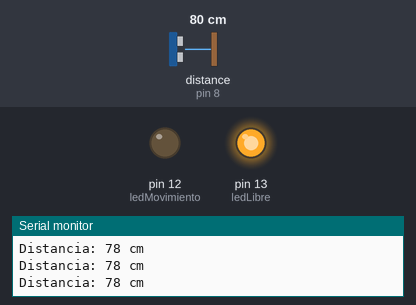
Simulated run of this sketch. Board: Arduino Uno, built with avr-gcc and run on an emulated ATmega328P. Shown: output pins drawn as LEDs (lit = HIGH), the last lines printed to the serial monitor. Wiring (inferred from the names in the program): ultrasonic range finder: trigger pin 9; echo pin 8. The test bench sets the inputs (shaded band); at power-on: distance to the obstacle (sensor on pin 8) 80 cm. The echo pulse lasts 58.3 µs per cm; pins used as bus, display or sensor lines are not drawn.

Above: at 1.2 s.
1.3 s: distance to the obstacle (sensor on pin 8) set to 18 cm
2.8 s: distance to the obstacle (sensor on pin 8) set to 13 cm
At 3.8 s:
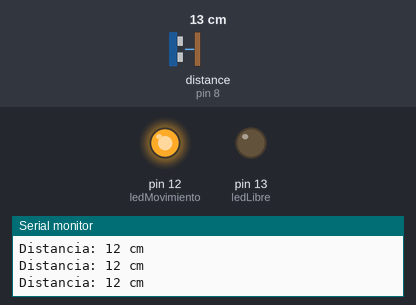
4.3 s: distance to the obstacle (sensor on pin 8) set to 35 cm
At 5.5 s:
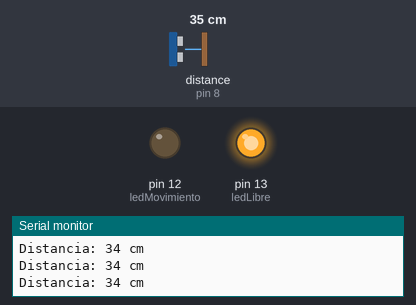
5.8 s: distance to the obstacle (sensor on pin 8) set to 12 cm
At 7.1 s:
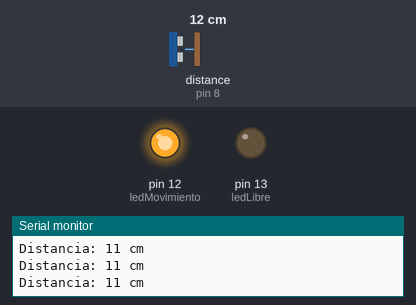
Timing chart, 0 to 8.3 s (numbered marks = the images above; inputs shaded):
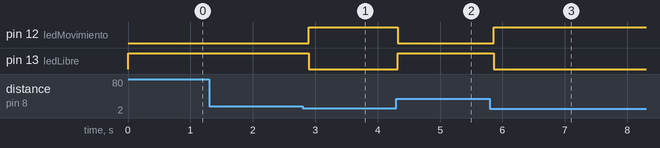

The sketch:

main.ino
```cpp
const int trigPin = 9;
const int echoPin = 8;

const int ledMovimiento = 12;
const int ledLibre = 13;

const int distanciaUmbral = 15;

void setup() {
  pinMode(trigPin, OUTPUT);
  pinMode(echoPin, INPUT);

  pinMode(ledMovimiento, OUTPUT);
  pinMode(ledLibre, OUTPUT);

  Serial.begin(9600);
 digitalWrite(ledMovimiento, LOW);
  digitalWrite(ledLibre, HIGH);
}

void loop() {

  digitalWrite(trigPin, LOW);
  delayMicroseconds(2);

  digitalWrite(trigPin, HIGH);
  delayMicroseconds(10);

  digitalWrite(trigPin, LOW);

  long duracion = pulseIn(echoPin, HIGH, 30000);

  int distancia = duracion * 0.034 / 2;

  Serial.print("Distancia: ");
  Serial.print(distancia);
  Serial.println(" cm");

  if (distancia > 0 && distancia < distanciaUmbral) {

    digitalWrite(ledMovimiento, HIGH);
    digitalWrite(ledLibre, LOW);

  } else {

    digitalWrite(ledMovimiento, LOW);
    digitalWrite(ledLibre, HIGH);
  }

  delay(100);
}
```

Measured:
- the behaviour switches between 16 and 15 cm on distance to the obstacle (sensor on pin 8) (found by bisection; images 0 and 1)
- after the input at 2.8 s, pin 12 (ledMovimiento): LOW → HIGH after 0.10 s; pin 13 (ledLibre): HIGH → LOW after 0.10 s
- after the input at 4.3 s, pin 12 (ledMovimiento): HIGH → LOW at once; pin 13 (ledLibre): LOW → HIGH at once
- after the input at 5.8 s, pin 12 (ledMovimiento): LOW → HIGH after 0.06 s; pin 13 (ledLibre): HIGH → LOW after 0.06 s
